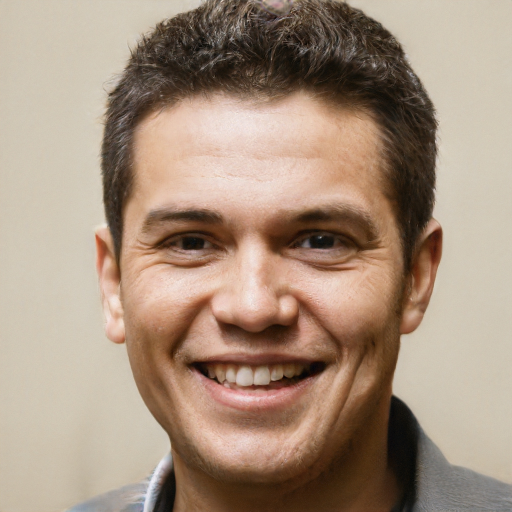
#> input picture ImageTransition/test1.jpg, 1024 x 1024 px (shown at 1/2 size)
$ python Transition.py
#> lines starting #> are read from the running program, lines starting #| are printed output that depends on the picture
import cv2

def nothing(x):
    pass

image1 = cv2.imread('test1.jpg')
#> image1 is the input picture: shape (1024, 1024, 3); mean B, G, R 125.8, 144.2, 165.7
image1 = cv2.resize(image1, (500, 500))
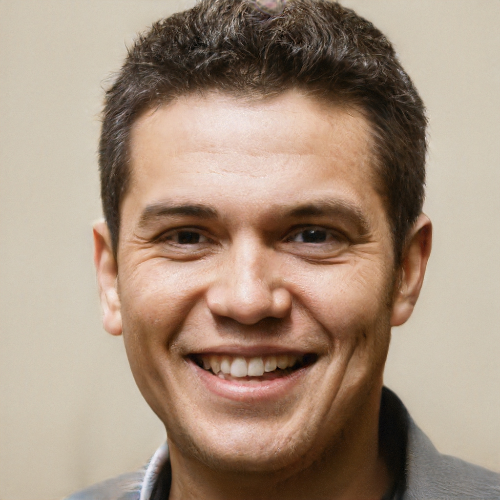
#> image1: shape (500, 500, 3); mean B, G, R 125.7, 144, 165.6
image2 = cv2.imread('test2.png')
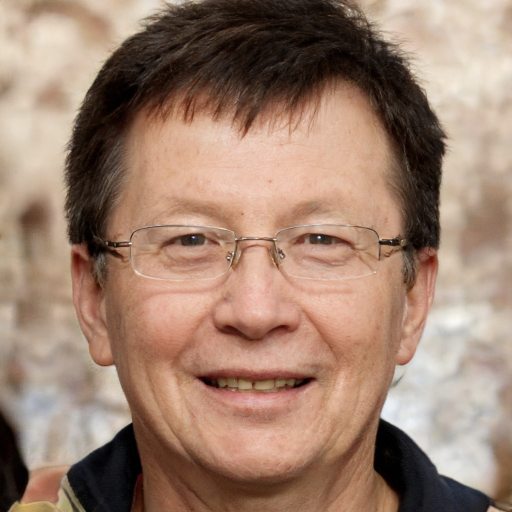
#> input picture ImageTransition/test2.png, 1024 x 1024 px (shown at 1/2 size)
#> image2 is the input picture: shape (1024, 1024, 3); mean B, G, R 111.2, 128.8, 157.6
image2 = cv2.resize(image2, (500, 500))
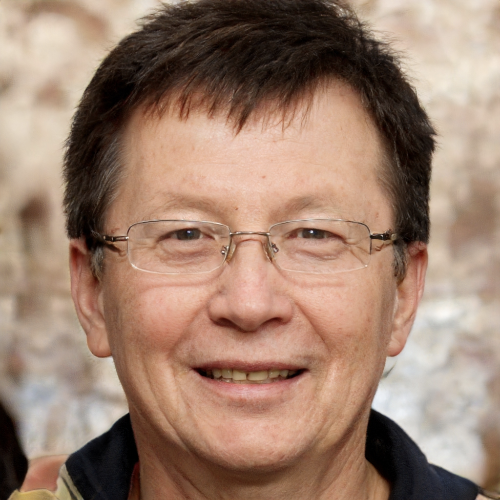
#> image2: shape (500, 500, 3); mean B, G, R 111.1, 128.7, 157.4

output = cv2.addWeighted(image1, 0.5, image2, 0.5, 0)
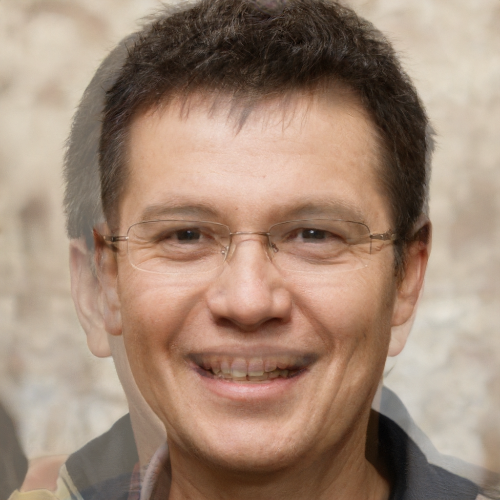
#> output: shape (500, 500, 3); mean B, G, R 118.4, 136.3, 161.5

window_name = 'Transition'
cv2.namedWindow(window_name)
cv2.createTrackbar('Alpha-Beta', window_name, 0, 100, nothing)
#> slider 'Alpha-Beta' is set to 33

while True:
    cv2.imshow(window_name, output)
    alpha = cv2.getTrackbarPos('Alpha-Beta', window_name)
    alpha /= 100
    beta = 1 - alpha
    output = cv2.addWeighted(image1, alpha, image2, beta, 0)
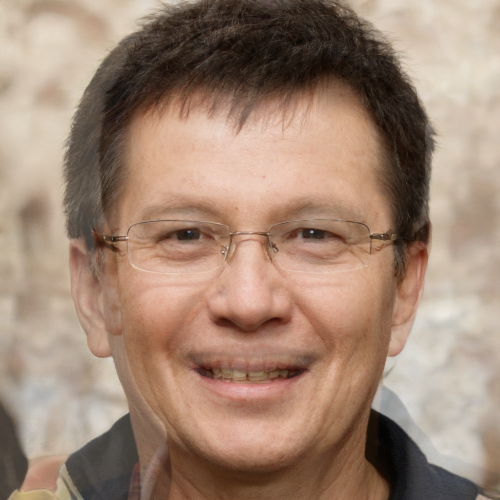
#> output: shape (500, 500, 3); mean B, G, R 115.9, 133.7, 160.1
    if cv2.waitKey(1) == 27:
#> (key Esc is pressed here)
        break

cv2.waitKey(0)
cv2.destroyAllWindows()
